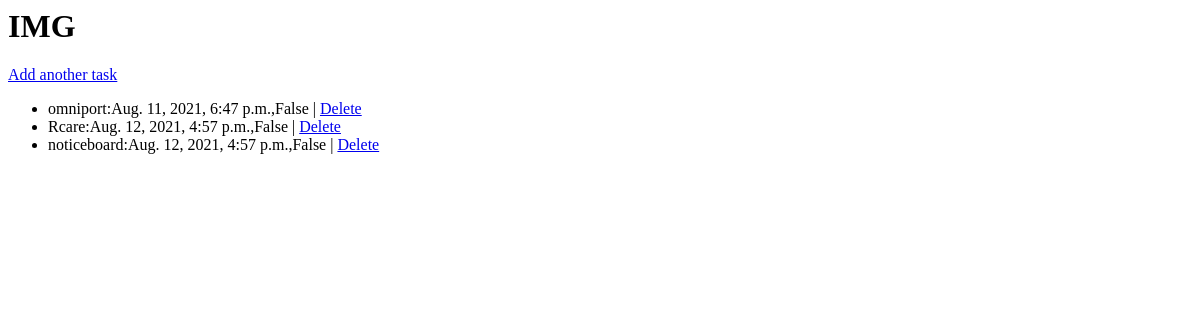
/polls/1/, run on an earlier commit of the app's database.
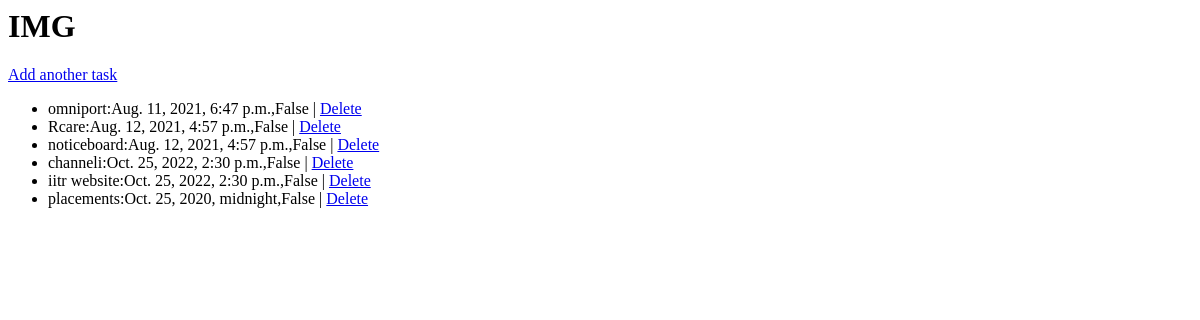
And on a later commit of the database.
### polls/models.py (models this page shows, shortened)
class TodoList(models.Model):
    list_name = models.CharField(max_length=100)

class TodoItem(models.Model):
    title = models.CharField(max_length=100)
    checked = models.BooleanField(default=False)
    due_date = models.DateTimeField()
    todo_list = models.ForeignKey(to=TodoList, on_delete=models.CASCADE)

### polls/views.py (the view)
# urls.py: path('<int:list_id>/', detail, name='list_details'),
def detail(request, list_id):
    try:
        todolist = TodoList.objects.get(id=list_id)
    except TodoList.DoesNotExist:
        raise Http404("This list does not exist")
    items_list = TodoItem.objects.filter(todo_list=todolist)
    context = {
        'todolist': todolist,
        'items_list': items_list
    }
    return render(request, 'polls/detail.html', context)

### polls/templates/polls/detail.html
<h1>{{ todolist.list_name }}</h1>
<a href="{% url 'polls:createsub' todolist.id %}">Add another task</a>
<ul>
    {% for item in items_list %}
    <li>
        {{item.title}}:{{item.due_date}},{{item.checked}}
        | <a href="{% url 'polls:delete_sub_task' item.title %}">Delete</a>
    </li>
    {% endfor %}
</ul>

What changed in the data, as far as the page shows it:
added TodoItem: title "channeli", due_date "Oct. 25, 2022, 2:30 p.m.", checked "False"
added TodoItem: title "iitr website", due_date "Oct. 25, 2022, 2:30 p.m.", checked "False"
added TodoItem: title "placements", due_date "Oct. 25, 2020, midnight", checked "False"
